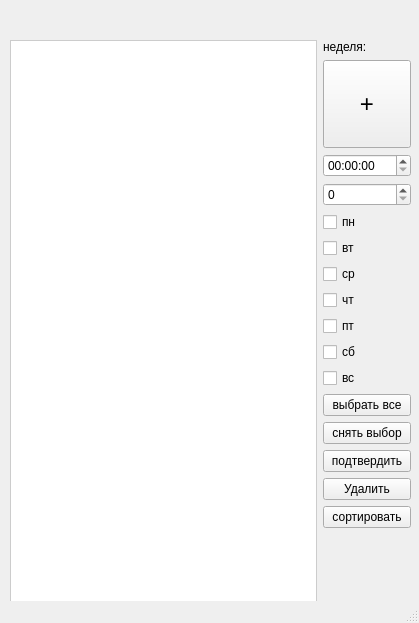
<?xml version="1.0" encoding="UTF-8"?>
<ui version="4.0">
 <class>MainWindow</class>
 <widget class="QMainWindow" name="MainWindow">
  <property name="geometry">
   <rect>
    <x>0</x>
    <y>0</y>
    <width>419</width>
    <height>623</height>
   </rect>
  </property>
  <property name="windowTitle">
   <string>Alarm List</string>
  </property>
  <property name="autoFillBackground">
   <bool>false</bool>
  </property>
  <property name="styleSheet">
   <string notr="true">backgound: white;</string>
  </property>
  <widget class="QWidget" name="centralwidget">
   <widget class="QWidget" name="layoutWidget">
    <property name="geometry">
     <rect>
      <x>10</x>
      <y>40</y>
      <width>401</width>
      <height>622</height>
     </rect>
    </property>
    <layout class="QHBoxLayout" name="horizontalLayout_2">
     <item>
      <widget class="QListWidget" name="listWidget">
       <property name="styleSheet">
        <string notr="true">
            QListWidget {
              background: white;
              border: 1px solid #ccc;
              font-size: 16px;
            }
          </string>
       </property>
      </widget>
     </item>
     <item>
      <layout class="QVBoxLayout" name="verticalLayout_2">
       <item>
        <widget class="QLabel" name="label_week_now">
         <property name="text">
          <string>неделя:</string>
         </property>
        </widget>
       </item>
       <item>
        <widget class="QPushButton" name="pushButton_plus">
         <property name="styleSheet">
          <string notr="true">
            font-size: 24px;
            min-width: 80px;
            min-height: 80px;
          </string>
         </property>
         <property name="text">
          <string>+</string>
         </property>
        </widget>
       </item>
       <item>
        <widget class="QTimeEdit" name="timeEdit"/>
       </item>
       <item>
        <widget class="QSpinBox" name="spinBox_number_week"/>
       </item>
       <item>
        <widget class="QCheckBox" name="checkBox_monday">
         <property name="text">
          <string>пн</string>
         </property>
        </widget>
       </item>
       <item>
        <widget class="QCheckBox" name="checkBox_thuesday">
         <property name="text">
          <string>вт</string>
         </property>
        </widget>
       </item>
       <item>
        <widget class="QCheckBox" name="checkBox_wednesday">
         <property name="text">
          <string>ср</string>
         </property>
        </widget>
       </item>
       <item>
        <widget class="QCheckBox" name="checkBox_thursday">
         <property name="text">
          <string>чт</string>
         </property>
        </widget>
       </item>
       <item>
        <widget class="QCheckBox" name="checkBox_friday">
         <property name="text">
          <string>пт</string>
         </property>
        </widget>
       </item>
       <item>
        <widget class="QCheckBox" name="checkBox_saturday">
         <property name="text">
          <string>сб</string>
         </property>
        </widget>
       </item>
       <item>
        <widget class="QCheckBox" name="checkBox_sunday">
         <property name="text">
          <string>вс</string>
         </property>
        </widget>
       </item>
       <item>
        <widget class="QPushButton" name="pushButton_select_all">
         <property name="text">
          <string>выбрать все</string>
         </property>
        </widget>
       </item>
       <item>
        <widget class="QPushButton" name="pushButton_remove_all">
         <property name="text">
          <string>снять выбор</string>
         </property>
        </widget>
       </item>
       <item>
        <widget class="QPushButton" name="pushButton_apply">
         <property name="text">
          <string>подтвердить</string>
         </property>
        </widget>
       </item>
       <item>
        <widget class="QPushButton" name="pushButton_delete">
         <property name="text">
          <string>Удалить</string>
         </property>
        </widget>
       </item>
       <item>
        <widget class="QPushButton" name="pushButton_sort_list_elements">
         <property name="text">
          <string>сортировать</string>
         </property>
        </widget>
       </item>
       <item>
        <spacer name="verticalSpacer">
         <property name="orientation">
          <enum>Qt::Orientation::Vertical</enum>
         </property>
         <property name="sizeHint" stdset="0">
          <size>
           <width>20</width>
           <height>40</height>
          </size>
         </property>
        </spacer>
       </item>
      </layout>
     </item>
    </layout>
   </widget>
  </widget>
  <widget class="QMenuBar" name="menubar">
   <property name="geometry">
    <rect>
     <x>0</x>
     <y>0</y>
     <width>419</width>
     <height>26</height>
    </rect>
   </property>
  </widget>
  <widget class="QStatusBar" name="statusbar"/>
 </widget>
 <resources/>
 <connections/>
</ui>
